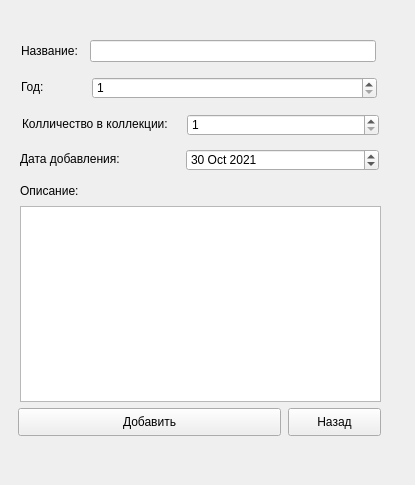
<?xml version="1.0" encoding="UTF-8"?>
<ui version="4.0">
 <class>Form</class>
 <widget class="QWidget" name="Form">
  <property name="geometry">
   <rect>
    <x>0</x>
    <y>0</y>
    <width>415</width>
    <height>485</height>
   </rect>
  </property>
  <property name="windowTitle">
   <string>Form</string>
  </property>
  <widget class="QSpinBox" name="year">
   <property name="geometry">
    <rect>
     <x>92</x>
     <y>77</y>
     <width>285</width>
     <height>22</height>
    </rect>
   </property>
   <property name="minimum">
    <number>1</number>
   </property>
   <property name="maximum">
    <number>2022</number>
   </property>
  </widget>
  <widget class="QLabel" name="label">
   <property name="geometry">
    <rect>
     <x>21</x>
     <y>40</y>
     <width>61</width>
     <height>21</height>
    </rect>
   </property>
   <property name="text">
    <string>Название:</string>
   </property>
  </widget>
  <widget class="QLabel" name="label_2">
   <property name="geometry">
    <rect>
     <x>21</x>
     <y>79</y>
     <width>31</width>
     <height>16</height>
    </rect>
   </property>
   <property name="text">
    <string>Год:</string>
   </property>
  </widget>
  <widget class="QLineEdit" name="name">
   <property name="geometry">
    <rect>
     <x>90</x>
     <y>40</y>
     <width>286</width>
     <height>22</height>
    </rect>
   </property>
  </widget>
  <widget class="QDateEdit" name="date">
   <property name="geometry">
    <rect>
     <x>186</x>
     <y>149</y>
     <width>193</width>
     <height>22</height>
    </rect>
   </property>
   <property name="dateTime">
    <datetime>
     <hour>0</hour>
     <minute>47</minute>
     <second>0</second>
     <year>2021</year>
     <month>10</month>
     <day>30</day>
    </datetime>
   </property>
   <property name="maximumDateTime">
    <datetime>
     <hour>23</hour>
     <minute>59</minute>
     <second>59</second>
     <year>2100</year>
     <month>12</month>
     <day>31</day>
    </datetime>
   </property>
   <property name="minimumDateTime">
    <datetime>
     <hour>0</hour>
     <minute>0</minute>
     <second>0</second>
     <year>1800</year>
     <month>9</month>
     <day>14</day>
    </datetime>
   </property>
  </widget>
  <widget class="QSpinBox" name="count_one">
   <property name="geometry">
    <rect>
     <x>187</x>
     <y>114</y>
     <width>192</width>
     <height>22</height>
    </rect>
   </property>
   <property name="minimum">
    <number>1</number>
   </property>
   <property name="maximum">
    <number>2022</number>
   </property>
  </widget>
  <widget class="QTextEdit" name="description">
   <property name="geometry">
    <rect>
     <x>20</x>
     <y>206</y>
     <width>361</width>
     <height>196</height>
    </rect>
   </property>
  </widget>
  <widget class="QLabel" name="label_8">
   <property name="geometry">
    <rect>
     <x>20</x>
     <y>183</y>
     <width>61</width>
     <height>16</height>
    </rect>
   </property>
   <property name="text">
    <string>Описание:</string>
   </property>
  </widget>
  <widget class="QLabel" name="label_7">
   <property name="geometry">
    <rect>
     <x>22</x>
     <y>114</y>
     <width>161</width>
     <height>20</height>
    </rect>
   </property>
   <property name="text">
    <string>Колличество в коллекции:</string>
   </property>
  </widget>
  <widget class="QLabel" name="label_6">
   <property name="geometry">
    <rect>
     <x>20</x>
     <y>151</y>
     <width>111</width>
     <height>16</height>
    </rect>
   </property>
   <property name="text">
    <string>Дата добавления:</string>
   </property>
  </widget>
  <widget class="QLabel" name="verdict">
   <property name="geometry">
    <rect>
     <x>71</x>
     <y>452</y>
     <width>241</width>
     <height>20</height>
    </rect>
   </property>
   <property name="text">
    <string/>
   </property>
  </widget>
  <widget class="QPushButton" name="backButton">
   <property name="geometry">
    <rect>
     <x>288</x>
     <y>408</y>
     <width>93</width>
     <height>28</height>
    </rect>
   </property>
   <property name="text">
    <string>Назад</string>
   </property>
  </widget>
  <widget class="QPushButton" name="add_button">
   <property name="geometry">
    <rect>
     <x>18</x>
     <y>408</y>
     <width>263</width>
     <height>28</height>
    </rect>
   </property>
   <property name="text">
    <string>Добавить</string>
   </property>
  </widget>
 </widget>
 <resources/>
 <connections/>
</ui>
